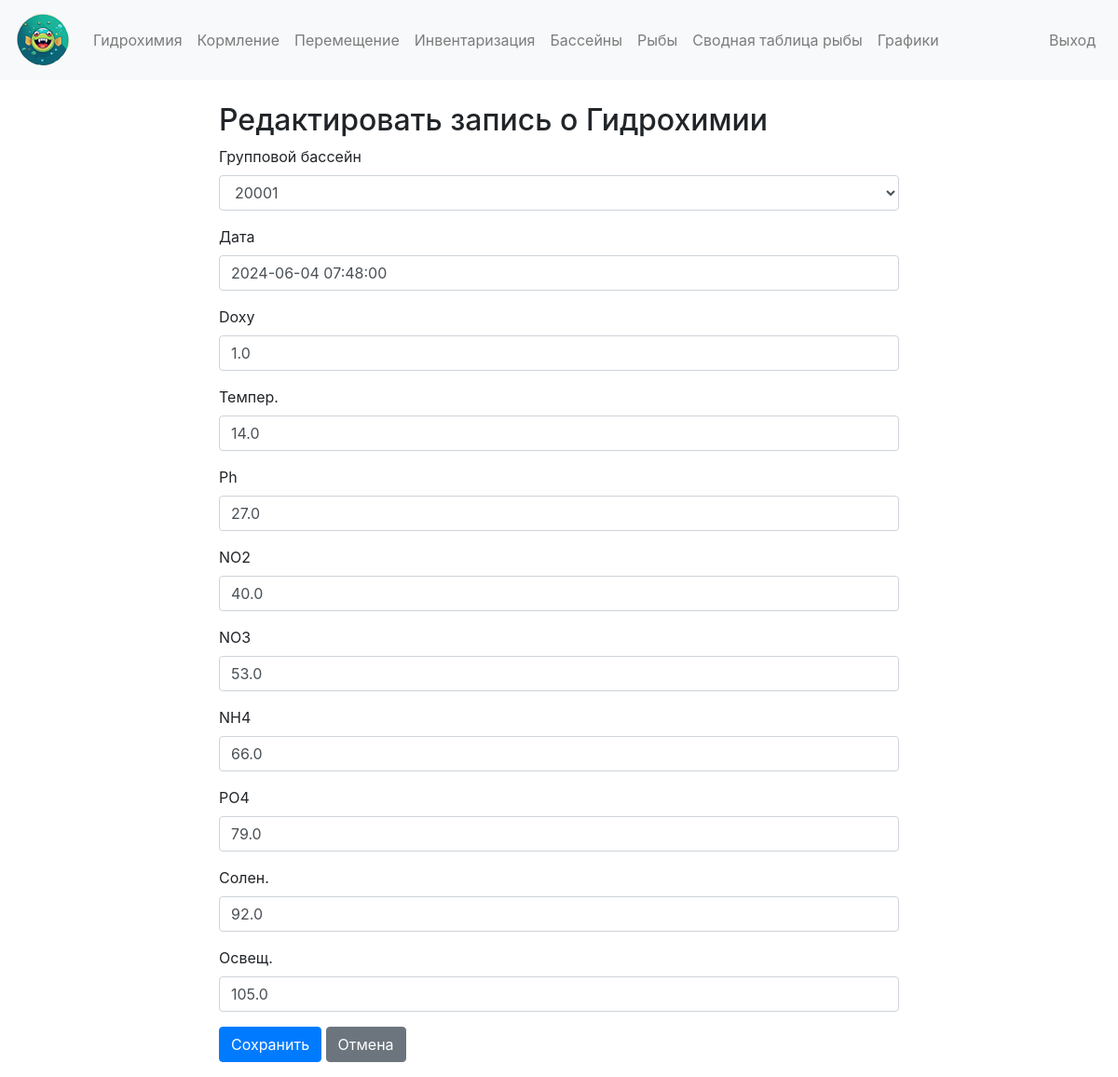
The app's page /hydrochemistry/edit/1 (signed in) with its own data.
### app/models.py (models this page shows)
class Hydrochemistry(db.Model):
    id = db.Column(db.Integer, primary_key=True)
    group_pool_id = db.Column(db.Integer, db.ForeignKey('group_pool.id'), nullable=False)
    hydrochem_date = db.Column(db.Integer, nullable=False)
    doxy = db.Column(db.Float, nullable=True)
    temperature = db.Column(db.Float, nullable=True)
    ph = db.Column(db.Float, nullable=True)
    no2 = db.Column(db.Float, nullable=True)
    no3 = db.Column(db.Float, nullable=True)
    nh4 = db.Column(db.Float, nullable=True)
    po4 = db.Column(db.Float, nullable=True)
    salinity = db.Column(db.Float, nullable=True)
    illumination = db.Column(db.Float, nullable=True)
    group_pool = db.relationship('GroupPool', backref='hydrochemistry_records')

### app/app.py (the view, shortened to what this page needs)
@app.route('/hydrochemistry/edit/<int:record_id>', methods=['GET', 'POST'])
@login_required
def edit_hydrochemistry(record_id):
    record = Hydrochemistry.query.get_or_404(record_id)
    form = HydrochemistryForm(obj=record)
    form.hydrochem_date.data = datetime.fromtimestamp(record.hydrochem_date)
    return render_template('edit_hydrochemistry.html', form=form, record=record)

### app/forms.py
class HydrochemistryForm(FlaskForm):
    group_pool_id = SelectField('Групповой бассейн', coerce=int, validators=[DataRequired()])
    hydrochem_date = DateTimeField('Дата', default=datetime.utcnow, format='%Y-%m-%d %H:%M:%S', validators=[DataRequired()])
    doxy = FloatField('Doxy', validators=[Optional()])
    temperature = FloatField('Темпер.', validators=[Optional()])
    ph = FloatField('Ph', validators=[Optional()])
    no2 = FloatField('NO2', validators=[Optional()])
    no3 = FloatField('NO3', validators=[Optional()]) # NumberRange(0, 10, 'Rating should be from 0 to 10')
    nh4 = FloatField('NH4', validators=[Optional()])
    po4 = FloatField('PO4', validators=[Optional()])
    salinity = FloatField('Солен.', validators=[Optional()])
    illumination = FloatField('Освещ.', validators=[Optional()])
    submit = SubmitField('Сохранить')
    def __init__(self, *args, **kwargs):
        super(HydrochemistryForm, self).__init__(*args, **kwargs)
        self.group_pool_id.choices = [(gp.id, gp.name) for gp in GroupPool.query.all()]

### app/app.py (called while the page is built)
@login_manager.user_loader
def load_user(user_id):
    return User.query.get(int(user_id))

### app/templates/edit_hydrochemistry.html (shortened to what this page needs)
{% extends "base.html" %}
{% block content %}
<div class="row">
    <div class="col-md-8 offset-md-2">
        <h2>{{ 'Редактировать запись о Гидрохимии' if record else 'Новая запись о Гидрохимии' }}</h2>
        <form method="POST">
            <div class="form-group">
                {{ form.group_pool_id.label(class="form-control-label") }}
                {{ form.group_pool_id(class="form-control") }}
            </div>
            <div class="form-group">
                {{ form.hydrochem_date.label(class="form-control-label") }}
                {{ form.hydrochem_date(class="form-control") }}
            </div>
            <div class="form-group">
                {{ form.doxy.label(class="form-control-label") }}
                {{ form.doxy(class="form-control") }}
            </div>
            <div class="form-group">
                {{ form.temperature.label(class="form-control-label") }}
                {{ form.temperature(class="form-control") }}
            </div>
            <div class="form-group">
                {{ form.ph.label(class="form-control-label") }}
                {{ form.ph(class="form-control") }}
            </div>
            <div class="form-group">
                {{ form.no2.label(class="form-control-label") }}
                {{ form.no2(class="form-control") }}
            </div>
            <div class="form-group">
                {{ form.no3.label(class="form-control-label") }}
                {{ form.no3(class="form-control") }}
            </div>
            <div class="form-group">
                {{ form.nh4.label(class="form-control-label") }}
                {{ form.nh4(class="form-control") }}
            </div>
            <div class="form-group">
                {{ form.po4.label(class="form-control-label") }}
                {{ form.po4(class="form-control") }}
            </div>
            <div class="form-group">
                {{ form.salinity.label(class="form-control-label") }}
                {{ form.salinity(class="form-control") }}
            </div>
            <div class="form-group">
                {{ form.illumination.label(class="form-control-label") }}
                {{ form.illumination(class="form-control") }}
            </div>
            <div class="form-group">
                {{ form.submit(class="btn btn-primary") }}
                <a href="{{ url_for('hydrochemistry') }}" class="btn btn-secondary">Отмена</a>
            </div>
        </form>
    </div>
</div>
{% endblock %}

### records on screen
Hydrochemistry: group_pool_id "20001", hydrochem_date "2024-06-04 07:48:00", doxy "1.0", temperature "14.0", ph "27.0", no2 "40.0", no3 "53.0", nh4 "66.0", po4 "79.0", salinity "92.0", illumination "105.0"
